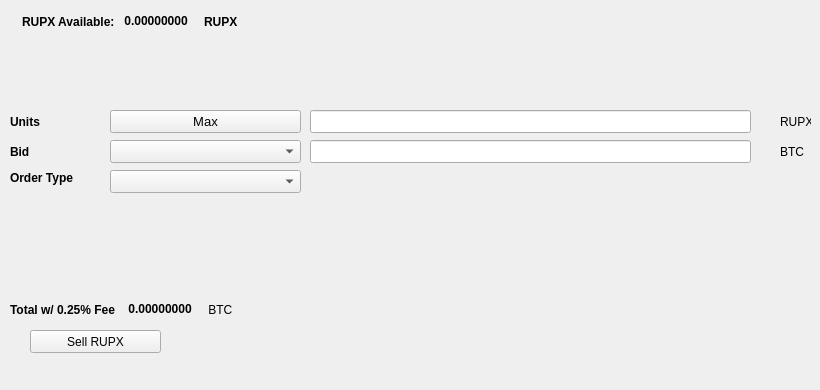
   <widget class="QWidget" name="SellTab">
    <attribute name="title">
     <string>Sell</string>
    </attribute>
    <widget class="QLabel" name="label_16">
     <property name="geometry">
      <rect>
       <x>780</x>
       <y>140</y>
       <width>31</width>
       <height>23</height>
      </rect>
     </property>
     <property name="text">
      <string>BTC</string>
     </property>
    </widget>
    <widget class="QComboBox" name="SellBidcomboBox">
     <property name="geometry">
      <rect>
       <x>110</x>
       <y>140</y>
       <width>191</width>
       <height>23</height>
      </rect>
     </property>
     <property name="font">
      <font>
       <pointsize>10</pointsize>
      </font>
     </property>
    </widget>
    <widget class="QLabel" name="label_18">
     <property name="geometry">
      <rect>
       <x>10</x>
       <y>110</y>
       <width>46</width>
       <height>23</height>
      </rect>
     </property>
     <property name="font">
      <font>
       <weight>75</weight>
       <bold>true</bold>
      </font>
     </property>
     <property name="text">
      <string>Units</string>
     </property>
    </widget>
    <widget class="QPushButton" name="Sell_Max_Amount">
     <property name="geometry">
      <rect>
       <x>110</x>
       <y>110</y>
       <width>191</width>
       <height>23</height>
      </rect>
     </property>
     <property name="font">
      <font>
       <pointsize>10</pointsize>
      </font>
     </property>
     <property name="text">
      <string>Max</string>
     </property>
    </widget>
    <widget class="QLabel" name="label_20">
     <property name="geometry">
      <rect>
       <x>10</x>
       <y>170</y>
       <width>91</width>
       <height>16</height>
      </rect>
     </property>
     <property name="font">
      <font>
       <weight>75</weight>
       <bold>true</bold>
      </font>
     </property>
     <property name="text">
      <string>Order Type</string>
     </property>
    </widget>
    <widget class="QComboBox" name="SellOrdertypeCombo">
     <property name="geometry">
      <rect>
       <x>110</x>
       <y>170</y>
       <width>191</width>
       <height>23</height>
      </rect>
     </property>
     <property name="font">
      <font>
       <pointsize>10</pointsize>
      </font>
     </property>
    </widget>
    <widget class="QLabel" name="label_21">
     <property name="geometry">
      <rect>
       <x>10</x>
       <y>140</y>
       <width>46</width>
       <height>23</height>
      </rect>
     </property>
     <property name="font">
      <font>
       <weight>75</weight>
       <bold>true</bold>
      </font>
     </property>
     <property name="text">
      <string>Bid</string>
     </property>
    </widget>
    <widget class="QLabel" name="label_22">
     <property name="geometry">
      <rect>
       <x>780</x>
       <y>110</y>
       <width>31</width>
       <height>23</height>
      </rect>
     </property>
     <property name="text">
      <string>RUPX</string>
     </property>
    </widget>
    <widget class="QLineEdit" name="UnitsInputRUP">
     <property name="geometry">
      <rect>
       <x>310</x>
       <y>110</y>
       <width>441</width>
       <height>23</height>
      </rect>
     </property>
     <property name="font">
      <font>
       <pointsize>9</pointsize>
       <weight>75</weight>
       <bold>true</bold>
      </font>
     </property>
    </widget>
    <widget class="QLineEdit" name="SellBidPriceEdit">
     <property name="geometry">
      <rect>
       <x>310</x>
       <y>140</y>
       <width>441</width>
       <height>23</height>
      </rect>
     </property>
     <property name="font">
      <font>
       <pointsize>9</pointsize>
       <weight>75</weight>
       <bold>true</bold>
      </font>
     </property>
    </widget>
    <widget class="QPushButton" name="SellRUPBTN">
     <property name="geometry">
      <rect>
       <x>30</x>
       <y>330</y>
       <width>131</width>
       <height>23</height>
      </rect>
     </property>
     <property name="text">
      <string>Sell RUPX</string>
     </property>
     <property name="icon">
      <iconset resource="../rupaya">
       <normaloff>:/icons/bitcoin</normaloff>:/icons/bitcoin</iconset>
     </property>
    </widget>
    <widget class="QWidget" name="layoutWidget3">
     <property name="geometry">
      <rect>
       <x>22</x>
       <y>12</y>
       <width>258</width>
       <height>19</height>
      </rect>
     </property>
     <layout class="QHBoxLayout" name="horizontalLayout">
      <item>
       <widget class="QLabel" name="label232_2">
        <property name="font">
         <font>
          <weight>75</weight>
          <bold>true</bold>
         </font>
        </property>
        <property name="text">
         <string>RUPX Available:</string>
        </property>
       </widget>
      </item>
      <item>
       <widget class="QLabel" name="RUPAvailableLabel">
        <property name="palette">
         <palette>
          <active>
           <colorrole role="WindowText">
            <brush brushstyle="SolidPattern">
             <color alpha="255">
              <red>0</red>
              <green>0</green>
              <blue>0</blue>
             </color>
            </brush>
           </colorrole>
           <colorrole role="Button">
            <brush brushstyle="SolidPattern">
             <color alpha="255">
              <red>0</red>
              <green>170</green>
              <blue>0</blue>
             </color>
            </brush>
           </colorrole>
           <colorrole role="Light">
            <brush brushstyle="SolidPattern">
             <color alpha="255">
              <red>0</red>
              <green>255</green>
              <blue>0</blue>
             </color>
            </brush>
           </colorrole>
           <colorrole role="Midlight">
            <brush brushstyle="SolidPattern">
             <color alpha="255">
              <red>0</red>
              <green>212</green>
              <blue>0</blue>
             </color>
            </brush>
           </colorrole>
           <colorrole role="Dark">
            <brush brushstyle="SolidPattern">
             <color alpha="255">
              <red>0</red>
              <green>85</green>
              <blue>0</blue>
             </color>
            </brush>
           </colorrole>
           <colorrole role="Mid">
            <brush brushstyle="SolidPattern">
             <color alpha="255">
              <red>0</red>
              <green>113</green>
              <blue>0</blue>
             </color>
            </brush>
           </colorrole>
           <colorrole role="Text">
            <brush brushstyle="SolidPattern">
             <color alpha="255">
              <red>0</red>
              <green>170</green>
              <blue>0</blue>
             </color>
            </brush>
           </colorrole>
           <colorrole role="BrightText">
            <brush brushstyle="SolidPattern">
             <color alpha="255">
              <red>255</red>
              <green>255</green>
              <blue>255</blue>
             </color>
            </brush>
           </colorrole>
           <colorrole role="ButtonText">
            <brush brushstyle="SolidPattern">
             <color alpha="255">
              <red>0</red>
              <green>0</green>
              <blue>0</blue>
             </color>
            </brush>
           </colorrole>
           <colorrole role="Base">
            <brush brushstyle="SolidPattern">
             <color alpha="255">
              <red>255</red>
              <green>255</green>
              <blue>255</blue>
             </color>
            </brush>
           </colorrole>
           <colorrole role="Window">
            <brush brushstyle="SolidPattern">
             <color alpha="255">
              <red>0</red>
              <green>170</green>
              <blue>0</blue>
             </color>
            </brush>
           </colorrole>
           <colorrole role="Shadow">
            <brush brushstyle="SolidPattern">
             <color alpha="255">
              <red>0</red>
              <green>0</green>
              <blue>0</blue>
             </color>
            </brush>
           </colorrole>
           <colorrole role="AlternateBase">
            <brush brushstyle="SolidPattern">
             <color alpha="255">
              <red>127</red>
              <green>212</green>
              <blue>127</blue>
             </color>
            </brush>
           </colorrole>
           <colorrole role="ToolTipBase">
            <brush brushstyle="SolidPattern">
             <color alpha="255">
              <red>255</red>
              <green>255</green>
              <blue>220</blue>
             </color>
            </brush>
           </colorrole>
           <colorrole role="ToolTipText">
            <brush brushstyle="SolidPattern">
             <color alpha="255">
              <red>0</red>
              <green>0</green>
              <blue>0</blue>
             </color>
            </brush>
           </colorrole>
          </active>
          <inactive>
           <colorrole role="WindowText">
            <brush brushstyle="SolidPattern">
             <color alpha="255">
              <red>0</red>
              <green>0</green>
              <blue>0</blue>
             </color>
            </brush>
           </colorrole>
           <colorrole role="Button">
            <brush brushstyle="SolidPattern">
             <color alpha="255">
              <red>0</red>
              <green>170</green>
              <blue>0</blue>
             </color>
            </brush>
           </colorrole>
           <colorrole role="Light">
            <brush brushstyle="SolidPattern">
             <color alpha="255">
              <red>0</red>
              <green>255</green>
              <blue>0</blue>
             </color>
            </brush>
           </colorrole>
           <colorrole role="Midlight">
            <brush brushstyle="SolidPattern">
             <color alpha="255">
              <red>0</red>
              <green>212</green>
              <blue>0</blue>
             </color>
            </brush>
           </colorrole>
           <colorrole role="Dark">
            <brush brushstyle="SolidPattern">
             <color alpha="255">
              <red>0</red>
              <green>85</green>
              <blue>0</blue>
             </color>
            </brush>
           </colorrole>
           <colorrole role="Mid">
            <brush brushstyle="SolidPattern">
             <color alpha="255">
              <red>0</red>
              <green>113</green>
              <blue>0</blue>
             </color>
            </brush>
           </colorrole>
           <colorrole role="Text">
            <brush brushstyle="SolidPattern">
             <color alpha="255">
              <red>0</red>
              <green>170</green>
              <blue>0</blue>
             </color>
            </brush>
           </colorrole>
           <colorrole role="BrightText">
            <brush brushstyle="SolidPattern">
             <color alpha="255">
              <red>255</red>
              <green>255</green>
              <blue>255</blue>
             </color>
            </brush>
           </colorrole>
           <colorrole role="ButtonText">
            <brush brushstyle="SolidPattern">
             <color alpha="255">
              <red>0</red>
              <green>0</green>
              <blue>0</blue>
             </color>
            </brush>
           </colorrole>
           <colorrole role="Base">
            <brush brushstyle="SolidPattern">
             <color alpha="255">
              <red>255</red>
              <green>255</green>
              <blue>255</blue>
             </color>
            </brush>
           </colorrole>
           <colorrole role="Window">
            <brush brushstyle="SolidPattern">
             <color alpha="255">
              <red>0</red>
              <green>170</green>
              <blue>0</blue>
             </color>
            </brush>
           </colorrole>
           <colorrole role="Shadow">
            <brush brushstyle="SolidPattern">
             <color alpha="255">
              <red>0</red>
              <green>0</green>
              <blue>0</blue>
             </color>
            </brush>
           </colorrole>
           <colorrole role="AlternateBase">
            <brush brushstyle="SolidPattern">
             <color alpha="255">
              <red>127</red>
              <green>212</green>
              <blue>127</blue>
             </color>
            </brush>
           </colorrole>
           <colorrole role="ToolTipBase">
            <brush brushstyle="SolidPattern">
             <color alpha="255">
              <red>255</red>
              <green>255</green>
              <blue>220</blue>
             </color>
            </brush>
           </colorrole>
           <colorrole role="ToolTipText">
            <brush brushstyle="SolidPattern">
             <color alpha="255">
              <red>0</red>
              <green>0</green>
              <blue>0</blue>
             </color>
            </brush>
           </colorrole>
          </inactive>
          <disabled>
           <colorrole role="WindowText">
            <brush brushstyle="SolidPattern">
             <color alpha="255">
              <red>0</red>
              <green>85</green>
              <blue>0</blue>
             </color>
            </brush>
           </colorrole>
           <colorrole role="Button">
            <brush brushstyle="SolidPattern">
             <color alpha="255">
              <red>0</red>
              <green>170</green>
              <blue>0</blue>
             </color>
            </brush>
           </colorrole>
           <colorrole role="Light">
            <brush brushstyle="SolidPattern">
             <color alpha="255">
              <red>0</red>
              <green>255</green>
              <blue>0</blue>
             </color>
            </brush>
           </colorrole>
           <colorrole role="Midlight">
            <brush brushstyle="SolidPattern">
             <color alpha="255">
              <red>0</red>
              <green>212</green>
              <blue>0</blue>
             </color>
            </brush>
           </colorrole>
           <colorrole role="Dark">
            <brush brushstyle="SolidPattern">
             <color alpha="255">
              <red>0</red>
              <green>85</green>
              <blue>0</blue>
             </color>
            </brush>
           </colorrole>
           <colorrole role="Mid">
            <brush brushstyle="SolidPattern">
             <color alpha="255">
              <red>0</red>
              <green>113</green>
              <blue>0</blue>
             </color>
            </brush>
           </colorrole>
           <colorrole role="Text">
            <brush brushstyle="SolidPattern">
             <color alpha="255">
              <red>0</red>
              <green>85</green>
              <blue>0</blue>
             </color>
            </brush>
           </colorrole>
           <colorrole role="BrightText">
            <brush brushstyle="SolidPattern">
             <color alpha="255">
              <red>255</red>
              <green>255</green>
              <blue>255</blue>
             </color>
            </brush>
           </colorrole>
           <colorrole role="ButtonText">
            <brush brushstyle="SolidPattern">
             <color alpha="255">
              <red>0</red>
              <green>85</green>
              <blue>0</blue>
             </color>
            </brush>
           </colorrole>
           <colorrole role="Base">
            <brush brushstyle="SolidPattern">
             <color alpha="255">
              <red>0</red>
              <green>170</green>
              <blue>0</blue>
             </color>
            </brush>
           </colorrole>
           <colorrole role="Window">
            <brush brushstyle="SolidPattern">
             <color alpha="255">
              <red>0</red>
              <green>170</green>
              <blue>0</blue>
             </color>
            </brush>
           </colorrole>
           <colorrole role="Shadow">
            <brush brushstyle="SolidPattern">
             <color alpha="255">
              <red>0</red>
              <green>0</green>
              <blue>0</blue>
             </color>
            </brush>
           </colorrole>
           <colorrole role="AlternateBase">
            <brush brushstyle="SolidPattern">
             <color alpha="255">
              <red>0</red>
              <green>170</green>
              <blue>0</blue>
             </color>
            </brush>
           </colorrole>
           <colorrole role="ToolTipBase">
            <brush brushstyle="SolidPattern">
             <color alpha="255">
              <red>255</red>
              <green>255</green>
              <blue>220</blue>
             </color>
            </brush>
           </colorrole>
           <colorrole role="ToolTipText">
            <brush brushstyle="SolidPattern">
             <color alpha="255">
              <red>0</red>
              <green>0</green>
              <blue>0</blue>
             </color>
            </brush>
           </colorrole>
          </disabled>
         </palette>
        </property>
        <property name="font">
         <font>
          <weight>75</weight>
          <bold>true</bold>
         </font>
        </property>
        <property name="text">
         <string> 0.00000000 </string>
        </property>
        <property name="textInteractionFlags">
         <set>Qt::LinksAccessibleByMouse|Qt::TextSelectableByKeyboard|Qt::TextSelectableByMouse</set>
        </property>
       </widget>
      </item>
      <item>
       <widget class="QLabel" name="labelRUP">
        <property name="font">
         <font>
          <weight>75</weight>
          <bold>true</bold>
         </font>
        </property>
        <property name="text">
         <string>RUPX</string>
        </property>
       </widget>
      </item>
     </layout>
    </widget>
    <widget class="QWidget" name="layoutWidget">
     <property name="geometry">
      <rect>
       <x>10</x>
       <y>300</y>
       <width>268</width>
       <height>19</height>
      </rect>
     </property>
     <layout class="QHBoxLayout" name="horizontalLayout_2">
      <item>
       <widget class="QLabel" name="label_19">
        <property name="font">
         <font>
          <weight>75</weight>
          <bold>true</bold>
         </font>
        </property>
        <property name="text">
         <string>Total w/ 0.25% Fee </string>
        </property>
       </widget>
      </item>
      <item>
       <widget class="QLabel" name="SellCostLabel">
        <property name="palette">
         <palette>
          <active>
           <colorrole role="WindowText">
            <brush brushstyle="SolidPattern">
             <color alpha="255">
              <red>0</red>
              <green>0</green>
              <blue>0</blue>
             </color>
            </brush>
           </colorrole>
           <colorrole role="Button">
            <brush brushstyle="SolidPattern">
             <color alpha="255">
              <red>0</red>
              <green>170</green>
              <blue>0</blue>
             </color>
            </brush>
           </colorrole>
           <colorrole role="Light">
            <brush brushstyle="SolidPattern">
             <color alpha="255">
              <red>0</red>
              <green>255</green>
              <blue>0</blue>
             </color>
            </brush>
           </colorrole>
           <colorrole role="Midlight">
            <brush brushstyle="SolidPattern">
             <color alpha="255">
              <red>0</red>
              <green>212</green>
              <blue>0</blue>
             </color>
            </brush>
           </colorrole>
           <colorrole role="Dark">
            <brush brushstyle="SolidPattern">
             <color alpha="255">
              <red>0</red>
              <green>85</green>
              <blue>0</blue>
             </color>
            </brush>
           </colorrole>
           <colorrole role="Mid">
            <brush brushstyle="SolidPattern">
             <color alpha="255">
              <red>0</red>
              <green>113</green>
              <blue>0</blue>
             </color>
            </brush>
           </colorrole>
           <colorrole role="Text">
            <brush brushstyle="SolidPattern">
             <color alpha="255">
              <red>0</red>
              <green>170</green>
              <blue>0</blue>
             </color>
            </brush>
           </colorrole>
           <colorrole role="BrightText">
            <brush brushstyle="SolidPattern">
             <color alpha="255">
              <red>255</red>
              <green>255</green>
              <blue>255</blue>
             </color>
            </brush>
           </colorrole>
           <colorrole role="ButtonText">
            <brush brushstyle="SolidPattern">
             <color alpha="255">
              <red>0</red>
              <green>0</green>
              <blue>0</blue>
             </color>
            </brush>
           </colorrole>
           <colorrole role="Base">
            <brush brushstyle="SolidPattern">
             <color alpha="255">
              <red>255</red>
              <green>255</green>
              <blue>255</blue>
             </color>
            </brush>
           </colorrole>
           <colorrole role="Window">
            <brush brushstyle="SolidPattern">
             <color alpha="255">
              <red>0</red>
              <green>170</green>
              <blue>0</blue>
             </color>
            </brush>
           </colorrole>
           <colorrole role="Shadow">
            <brush brushstyle="SolidPattern">
             <color alpha="255">
              <red>0</red>
              <green>0</green>
              <blue>0</blue>
             </color>
            </brush>
           </colorrole>
           <colorrole role="AlternateBase">
            <brush brushstyle="SolidPattern">
             <color alpha="255">
              <red>127</red>
              <green>212</green>
              <blue>127</blue>
             </color>
            </brush>
           </colorrole>
           <colorrole role="ToolTipBase">
            <brush brushstyle="SolidPattern">
             <color alpha="255">
              <red>255</red>
              <green>255</green>
              <blue>220</blue>
             </color>
            </brush>
           </colorrole>
           <colorrole role="ToolTipText">
            <brush brushstyle="SolidPattern">
             <color alpha="255">
              <red>0</red>
              <green>0</green>
              <blue>0</blue>
             </color>
            </brush>
           </colorrole>
          </active>
          <inactive>
           <colorrole role="WindowText">
            <brush brushstyle="SolidPattern">
             <color alpha="255">
              <red>0</red>
              <green>0</green>
              <blue>0</blue>
             </color>
            </brush>
           </colorrole>
           <colorrole role="Button">
            <brush brushstyle="SolidPattern">
             <color alpha="255">
              <red>0</red>
              <green>170</green>
              <blue>0</blue>
             </color>
            </brush>
           </colorrole>
           <colorrole role="Light">
            <brush brushstyle="SolidPattern">
             <color alpha="255">
              <red>0</red>
              <green>255</green>
              <blue>0</blue>
             </color>
            </brush>
           </colorrole>
           <colorrole role="Midlight">
            <brush brushstyle="SolidPattern">
             <color alpha="255">
              <red>0</red>
              <green>212</green>
              <blue>0</blue>
             </color>
            </brush>
           </colorrole>
           <colorrole role="Dark">
            <brush brushstyle="SolidPattern">
             <color alpha="255">
              <red>0</red>
              <green>85</green>
              <blue>0</blue>
             </color>
            </brush>
           </colorrole>
           <colorrole role="Mid">
            <brush brushstyle="SolidPattern">
             <color alpha="255">
              <red>0</red>
              <green>113</green>
              <blue>0</blue>
             </color>
            </brush>
           </colorrole>
           <colorrole role="Text">
            <brush brushstyle="SolidPattern">
             <color alpha="255">
              <red>0</red>
              <green>170</green>
              <blue>0</blue>
             </color>
            </brush>
           </colorrole>
           <colorrole role="BrightText">
            <brush brushstyle="SolidPattern">
             <color alpha="255">
              <red>255</red>
              <green>255</green>
              <blue>255</blue>
             </color>
            </brush>
           </colorrole>
           <colorrole role="ButtonText">
            <brush brushstyle="SolidPattern">
             <color alpha="255">
              <red>0</red>
              <green>0</green>
              <blue>0</blue>
             </color>
            </brush>
           </colorrole>
           <colorrole role="Base">
            <brush brushstyle="SolidPattern">
             <color alpha="255">
              <red>255</red>
              <green>255</green>
              <blue>255</blue>
             </color>
            </brush>
           </colorrole>
           <colorrole role="Window">
            <brush brushstyle="SolidPattern">
             <color alpha="255">
              <red>0</red>
              <green>170</green>
              <blue>0</blue>
             </color>
            </brush>
           </colorrole>
           <colorrole role="Shadow">
            <brush brushstyle="SolidPattern">
             <color alpha="255">
              <red>0</red>
              <green>0</green>
              <blue>0</blue>
             </color>
            </brush>
           </colorrole>
           <colorrole role="AlternateBase">
            <brush brushstyle="SolidPattern">
             <color alpha="255">
              <red>127</red>
              <green>212</green>
              <blue>127</blue>
             </color>
            </brush>
           </colorrole>
           <colorrole role="ToolTipBase">
            <brush brushstyle="SolidPattern">
             <color alpha="255">
              <red>255</red>
              <green>255</green>
              <blue>220</blue>
             </color>
            </brush>
           </colorrole>
           <colorrole role="ToolTipText">
            <brush brushstyle="SolidPattern">
             <color alpha="255">
              <red>0</red>
              <green>0</green>
              <blue>0</blue>
             </color>
            </brush>
           </colorrole>
          </inactive>
          <disabled>
           <colorrole role="WindowText">
            <brush brushstyle="SolidPattern">
             <color alpha="255">
              <red>0</red>
              <green>85</green>
              <blue>0</blue>
             </color>
            </brush>
           </colorrole>
           <colorrole role="Button">
            <brush brushstyle="SolidPattern">
             <color alpha="255">
              <red>0</red>
              <green>170</green>
              <blue>0</blue>
             </color>
            </brush>
           </colorrole>
           <colorrole role="Light">
            <brush brushstyle="SolidPattern">
             <color alpha="255">
              <red>0</red>
              <green>255</green>
              <blue>0</blue>
             </color>
            </brush>
           </colorrole>
           <colorrole role="Midlight">
            <brush brushstyle="SolidPattern">
             <color alpha="255">
              <red>0</red>
              <green>212</green>
              <blue>0</blue>
             </color>
            </brush>
           </colorrole>
           <colorrole role="Dark">
            <brush brushstyle="SolidPattern">
             <color alpha="255">
              <red>0</red>
              <green>85</green>
              <blue>0</blue>
             </color>
            </brush>
           </colorrole>
           <colorrole role="Mid">
            <brush brushstyle="SolidPattern">
             <color alpha="255">
              <red>0</red>
              <green>113</green>
              <blue>0</blue>
             </color>
            </brush>
           </colorrole>
           <colorrole role="Text">
            <brush brushstyle="SolidPattern">
             <color alpha="255">
              <red>0</red>
              <green>85</green>
              <blue>0</blue>
             </color>
            </brush>
           </colorrole>
           <colorrole role="BrightText">
            <brush brushstyle="SolidPattern">
             <color alpha="255">
              <red>255</red>
              <green>255</green>
              <blue>255</blue>
             </color>
            </brush>
           </colorrole>
           <colorrole role="ButtonText">
            <brush brushstyle="SolidPattern">
             <color alpha="255">
              <red>0</red>
              <green>85</green>
              <blue>0</blue>
             </color>
            </brush>
           </colorrole>
           <colorrole role="Base">
            <brush brushstyle="SolidPattern">
             <color alpha="255">
              <red>0</red>
              <green>170</green>
              <blue>0</blue>
             </color>
            </brush>
           </colorrole>
           <colorrole role="Window">
            <brush brushstyle="SolidPattern">
             <color alpha="255">
              <red>0</red>
              <green>170</green>
              <blue>0</blue>
             </color>
            </brush>
           </colorrole>
           <colorrole role="Shadow">
            <brush brushstyle="SolidPattern">
             <color alpha="255">
              <red>0</red>
              <green>0</green>
              <blue>0</blue>
             </color>
            </brush>
           </colorrole>
           <colorrole role="AlternateBase">
            <brush brushstyle="SolidPattern">
             <color alpha="255">
              <red>0</red>
              <green>170</green>
              <blue>0</blue>
             </color>
            </brush>
           </colorrole>
           <colorrole role="ToolTipBase">
            <brush brushstyle="SolidPattern">
             <color alpha="255">
              <red>255</red>
              <green>255</green>
              <blue>220</blue>
             </color>
            </brush>
           </colorrole>
           <colorrole role="ToolTipText">
            <brush brushstyle="SolidPattern">
             <color alpha="255">
              <red>0</red>
              <green>0</green>
              <blue>0</blue>
             </color>
            </brush>
           </colorrole>
          </disabled>
         </palette>
        </property>
        <property name="font">
         <font>
          <weight>75</weight>
          <bold>true</bold>
         </font>
        </property>
        <property name="autoFillBackground">
         <bool>false</bool>
        </property>
        <property name="text">
         <string> 0.00000000</string>
        </property>
        <property name="textInteractionFlags">
         <set>Qt::LinksAccessibleByMouse|Qt::TextSelectableByMouse</set>
        </property>
       </widget>
      </item>
      <item>
       <widget class="QLabel" name="label_17">
        <property name="font">
         <font>
          <weight>50</weight>
          <bold>false</bold>
         </font>
        </property>
        <property name="text">
         <string> BTC</string>
        </property>
       </widget>
      </item>
     </layout>
    </widget>
    <widget class="QLabel" name="label_23">
     <property name="geometry">
      <rect>
       <x>460</x>
       <y>300</y>
       <width>281</width>
       <height>81</height>
      </rect>
     </property>
     <property name="text">
      <string/>
     </property>
     <property name="pixmap">
      <pixmap>:/images/bittrex</pixmap>
     </property>
    </widget>
   </widget>
